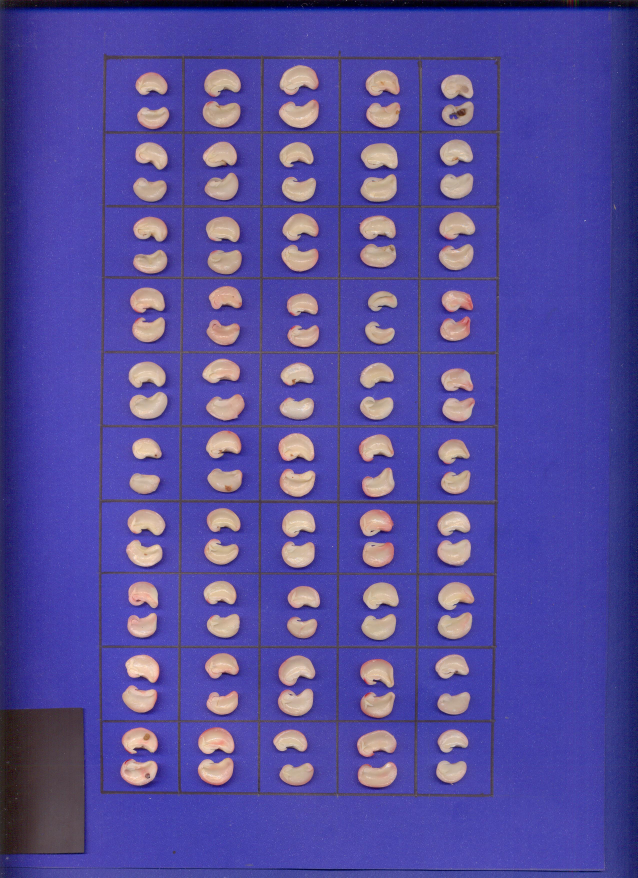
#> input picture Study/Buracos/LOTE 2 R2 INTERNA.jpeg, 2550 x 3510 px (shown at 1/4 size)
$ jupyter execute achaburaco.ipynb
#> lines starting #> are read from the running program, lines starting #| are printed output that depends on the picture; after the words box and inside, x2 and y2 are one past the last pixel; in counts of white or black regions, pixels touching at a corner belong together
# Acha buracos em sementes

[cell 1]
import cv2
import imutils
import numpy as np
import matplotlib.pyplot as plt
from skimage import measure
import pandas as pd
import plotly.express as px
import plotly.graph_objects as go
from shapely.geometry import Polygon

def para_poligonos(input_image):
	return measure.find_contours(input_image, 200)

def remove_fundo(input_image):
	used_threshold, thresholded_bgr_image = cv2.threshold(input_image, 110, 255, cv2.THRESH_BINARY)
	thresholded_blue_component, thresholded_green_component, thresholded_red_component = cv2.split(thresholded_bgr_image)

	mask_filtered = cv2.medianBlur(thresholded_red_component, ksize=5)

	return mask_filtered

def alinhar(imagem_original):
	"""Funcao que recebe uma imagem de malha com sementes
	e retorna uma imagem com a malha alinhada.
	"""

	# Tamanho da imagem
	[x, y, z] = np.shape(imagem_original)

	# Faz a segmentacao com thresholding
	(T, imagem_thresh) = cv2.threshold(imagem_original, 115, 255, cv2.THRESH_BINARY)

	# Deixa a imagem em escala de cinza
	imagem_cinza = cv2.cvtColor(imagem_thresh, cv2.COLOR_BGR2GRAY)

	# Prepara para alinhamento
	# Ponto de busca da borda da malha situado no hemisferio norte da imagem
	ponto_busca1 = [int(x*(1/3)), int(y*(1/10))]

	# Ponto situado no hemisferio sul da imagem
	ponto_busca2 = [int(x*(2/3)), int(y*(1/10))]

	# Move o ponto de busca 1 a direita ate encontrar a borda da malha
	while True:
		if (imagem_cinza[ponto_busca1[0], ponto_busca1[1]] == 0):
			# Sai do loop com coordenada x na borda da malha
			break
		# Caso pixel nao possua o valor desejado
		ponto_busca1[1] = ponto_busca1[1] + 1

	# Move o ponto de busca 2 a direita ate encontrar a borda da malha
	while True:
		if (imagem_cinza[ponto_busca2[0], ponto_busca2[1]] == 0 ):
			# Sai do loop com coordenada x na borda da malha
			break

	    # Caso pixel nao possua o valor desejado
		ponto_busca2[1] = ponto_busca2[1] + 1


	# Calculo do angulo de rotacao utilizando trigonometria
	L1 = ponto_busca2[0] - ponto_busca1[0] # Cateto adjacente
	L2 = ponto_busca2[1] - ponto_busca1[1] # Cateto oposto
	angulo = np.arctan(L2/L1)
	angulo = np.rad2deg(angulo)

	# Rotaciona a imagem
	imagem_rot = imutils.rotate(imagem_original, -angulo)

	return imagem_rot


def cortar_malha(imagem_original):
	"""Funcao que recebe uma imagem de malha com sementes
	e retorna um vetor com 50 sementes individuais.
	"""

	# Alinha a imagem
	imagem_alinhada = alinhar(imagem_original)

	# Tamanho da imagem
	[x, y, z] = np.shape(imagem_alinhada)

	# Faz a segmentacao com thresholding
	(T, imagem_thresh) = cv2.threshold(imagem_alinhada, 115, 255, cv2.THRESH_BINARY)

	# Deixa a imagem em escala de cinza
	imagem_cinza = cv2.cvtColor(imagem_thresh, cv2.COLOR_BGR2GRAY)

	# Prepara para corte
	# Ponto de busca da borda da malha situado no lado esquerdo da imagem
	ponto_medio1 = [int(x*(1/2)), int(y*(1/10))]

	# Ponto situado no lado direito da imagem
	ponto_medio2 = [int(x*(1/2)), int(y*(9.5/10))]

	# Ponto situado na parte inferior da imagem
	ponto_medio3 = [int(x*0.96866), int(y*(1/2))]

	# Ponto situado na parte superior da imagem
	ponto_medio4 = [int(x*0.03134), int(y*(1/2))]

	# Move o ponto de busca 1 a direita ate encontrar a borda da malha
	while True:
		if (imagem_cinza[ponto_medio1[0], ponto_medio1[1]] == 0):
			# Sai do loop com coordenada y na borda da malha
			break

		# Caso pixel nao possua o valor desejado
		ponto_medio1[1] = ponto_medio1[1] + 1

	# Move o ponto de busca 2 a esquerda ate encontrar a borda da malha
	while True:
		if (imagem_cinza[ponto_medio2[0], ponto_medio2[1]] == 0):
			# Sai do loop com coordenada y na borda da malha
			break

		# Caso pixel nao possua o valor desejado
		ponto_medio2[1] = ponto_medio2[1] - 1

	# Move o ponto de busca 3 para cima ate encontrar a borda da malha
	while True:
		if (imagem_cinza[ponto_medio3[0], ponto_medio3[1]] == 0 ):
			# Sai do loop com coordenada x na borda da malha
			break

		# Caso pixel nao possua o valor desejado
		ponto_medio3[0] = ponto_medio3[0] - 1

	# Move o ponto de busca 4 para baixo ate encontrar a borda da malha
	while True:
		if (imagem_cinza[ponto_medio4[0], ponto_medio4[1]] == 0 ):
			# Sai do loop com coordenada x na borda da malha
			break

		# Caso pixel nao possua o valor desejado
		ponto_medio4[0] = ponto_medio4[0] + 1

	# Coordenadas do vertice inferior esquerdo da malha
	coords1 = [ponto_medio3[0], ponto_medio1[1]]
	coords2 = [ponto_medio3[0], ponto_medio2[1]]
	y_inicial = coords1[1]

	# Medidas aproximadas dos lados das secoes
	comp_malha = coords2[1] - coords1[1]		# Comprimento da malha
	lado_comp = int(comp_malha/5)			# Comprimento da secao
	alt_malha = ponto_medio3[0] - ponto_medio4[0]	# Altura da malha
	lado_alt = int(alt_malha/10)			# Altura da secao

	# Define vetor onde sera armazenada cada semente
	semente = []

	# Popula o vetor com as sementes adequadas, sendo semente[0] a semente 1
	for i in range(10):
		for j in range(5):
			semente.append(imagem_alinhada[(coords1[0] - lado_alt):coords1[0], coords1[1]:(coords1[1] + lado_comp)])
			coords1[1] = coords1[1] + lado_comp
		# Prepara para obter as imagens das sementes da linha acima
		coords1[1] = y_inicial
		coords1[0] = coords1[0] - lado_alt

	return semente

[cell 2]
target = './LOTE 2 R2 INTERNA.jpeg'

input_image = cv2.imread(target)
#> input_image is the input picture: shape (3510, 2550, 3); mean B, G, R 155, 76.1, 84.6

scale_percent = 25
width = int(input_image.shape[1] * scale_percent / 100)
height = int(input_image.shape[0] * scale_percent / 100)
dim = (width, height)

# plt.imshow(cv2.resize(input_image, dim, interpolation = cv2.INTER_AREA))

seeds = cortar_malha(input_image)
#> in alinhar, `imagem_cinza = cv2.cvtColor(imagem_thresh, cv2.COLOR_BGR2GRAY)`:
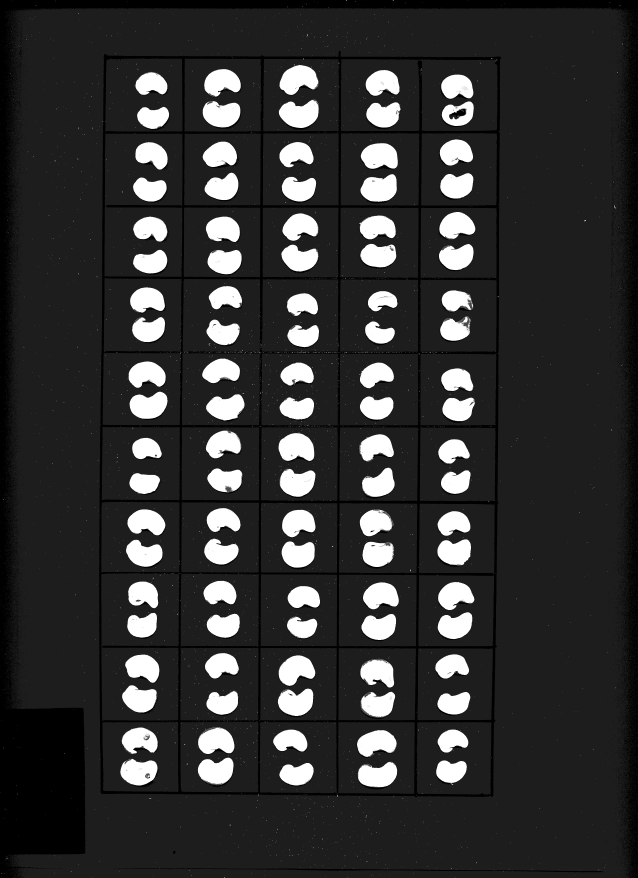
#> imagem_cinza: shape (3510, 2550) (shown at 1/4 size); min 0, max 255, mean 51.4
#> after the loop in alinhar, `while True:`: ponto_busca1 = [1170, 408]
#> after the loop in alinhar, `while True:`: ponto_busca2 = [2340, 396]
#> in alinhar, `L1 = ponto_busca2[0] - ponto_busca1[0]`: L1 = 1170
#> in alinhar, `L2 = ponto_busca2[1] - ponto_busca1[1]`: L2 = -12
#> in alinhar, `angulo = np.arctan(L2/L1)`: angulo = -0.0103
#> in alinhar, `angulo = np.rad2deg(angulo)`: angulo = -0.588
#> in cortar_malha, `(T, imagem_thresh) = cv2.threshold(imagem_alinhada, 115, 255, cv2.THRE..`:
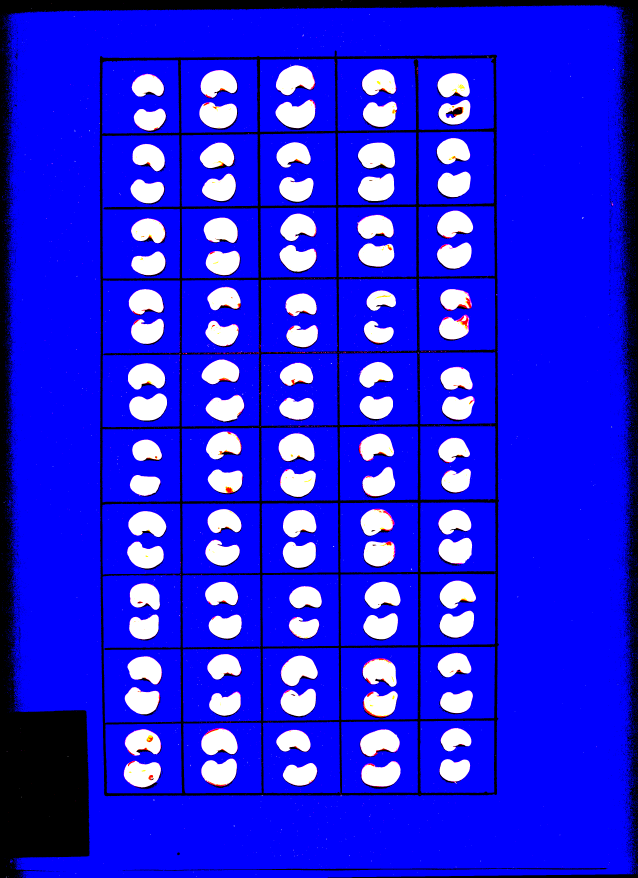
#> imagem_thresh: shape (3510, 2550, 3) (shown at 1/4 size); mean B, G, R 227.1, 28.3, 29.6
#> in cortar_malha, `imagem_cinza = cv2.cvtColor(imagem_thresh, cv2.COLOR_BGR2GRAY)`:
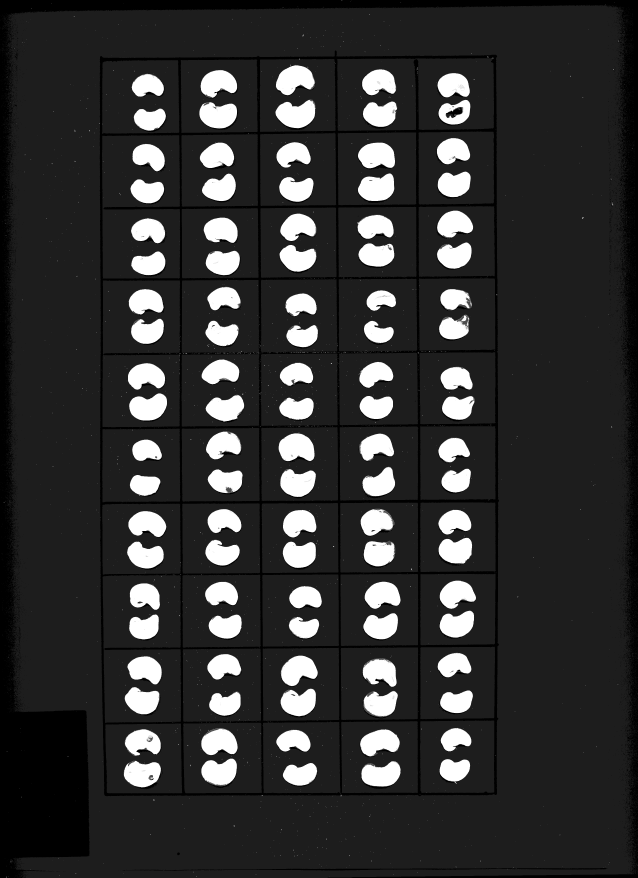
#> imagem_cinza: shape (3510, 2550) (shown at 1/4 size); min 0, max 255, mean 51.3
#> after the loop in cortar_malha, `while True:`: ponto_medio1 = [1755, 401]
#> after the loop in cortar_malha, `while True:`: ponto_medio2 = [1755, 1992]
#> after the loop in cortar_malha, `while True:`: ponto_medio3 = [3181, 1275]
#> after the loop in cortar_malha, `while True:`: ponto_medio4 = [226, 1275]
#> in cortar_malha, `coords1 = [ponto_medio3[0], ponto_medio1[1]]`: coords1 = [3181, 401]
#> in cortar_malha, `coords2 = [ponto_medio3[0], ponto_medio2[1]]`: coords2 = [3181, 1992]
#> in cortar_malha, `y_inicial = coords1[1]`: y_inicial = 401
#> in cortar_malha, `comp_malha = coords2[1] - coords1[1]`: comp_malha = 1591
#> in cortar_malha, `lado_comp = int(comp_malha/5)`: lado_comp = 318
#> in cortar_malha, `alt_malha = ponto_medio3[0] - ponto_medio4[0]`: alt_malha = 2955
#> in cortar_malha, `lado_alt = int(alt_malha/10)`: lado_alt = 295
#> after the loop in cortar_malha, `for i in range(10):`: coords1 = [231, 401]; semente = 50 items
#> seeds = 50 items


seed = seeds[0]
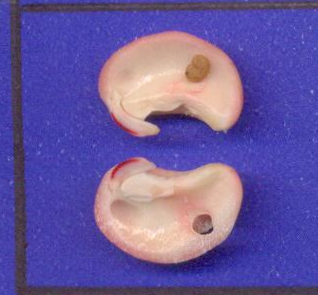
#> seed: shape (295, 318, 3); mean of channels 0, 1, 2 156.9, 89.5, 106.5; drawn as B, G, R
thresholded_red_component = remove_fundo(seed)
#> in remove_fundo, `used_threshold, thresholded_bgr_image = cv2.threshold(input_image, 110..`:
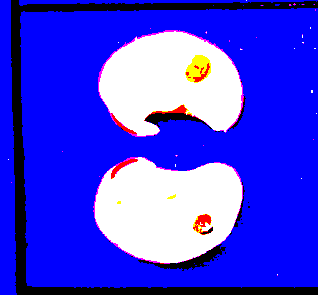
#> thresholded_bgr_image: shape (295, 318, 3); mean of channels 0, 1, 2 228.8, 60.3, 64.5; drawn as B, G, R
#> in remove_fundo, `thresholded_blue_component, thresholded_green_component, thresholded_r..`:
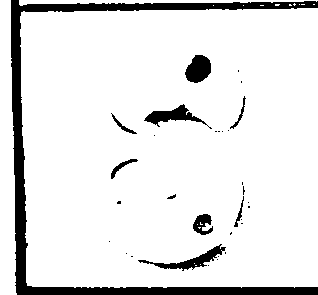
#> thresholded_blue_component: shape (295, 318); 89.7% white; 32 black regions (22 under 20 px), largest, box (x1, y1, x2, y2) and area: (11, 0, 318, 295) 7267, (138, 244, 226, 271) 572, (144, 104, 212, 129) 559
#> in remove_fundo, `mask_filtered = cv2.medianBlur(thresholded_red_component, ksize=5)`:
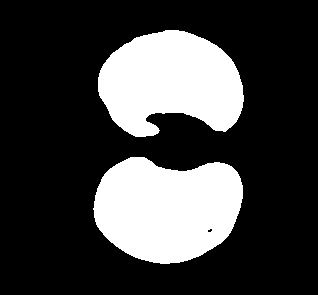
#> mask_filtered: shape (295, 318); 25.2% white; 2 white regions, box (x1, y1, x2, y2) and area: (93, 157, 243, 264) 12318, (98, 30, 244, 137) 11336


hist = cv2.calcHist([thresholded_red_component],[0],None,[256],[0,256])
#> hist = 256 values, max 70156 at index 0, min 0 at index 1, mean 366.4
plt.figure()
plt.title("Histograma da semente sem fundo e com filtro de mediana")
plt.xlabel("Bins")
plt.ylabel("# of Pixels")
plt.plot(hist)
plt.xlim([0, 256])
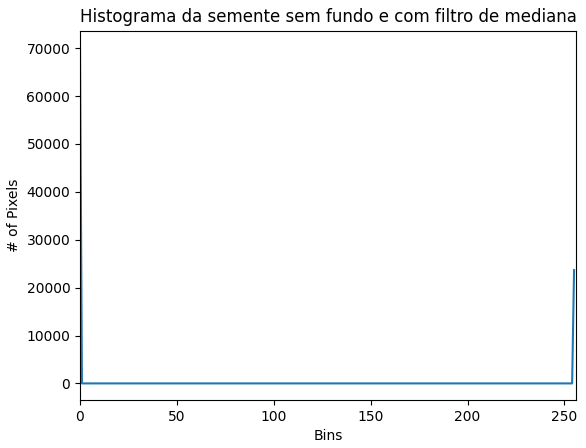
#> figure drawn by matplotlib, 1 panel; curve peaks at x = 0, y = 70156

[cell 3]
i = 1
for seed in seeds:
    thresholded_red_component = remove_fundo(seed)

    contours = para_poligonos(thresholded_red_component)
    holes = [Polygon(contour) for contour in contours if len(contour) > 3]

    seed_polygons = []

    #ordenando pela maior área (as duas maiores áreas são os próprio feijão)
    holes.sort(reverse=True, key=lambda element: element.area)

    within = []
    up = 0
    down = 0


    # checando se tem buracos
    if len(holes) > 2:
        for i in range(2):
            seed_polygons.append(holes[i])
            down += holes[i].area


        holes.pop(0)
        holes.pop(0)

        for hole in holes:
            contained = False
            for seed_polygon in seed_polygons:
                if hole.within(seed_polygon):
                    within.append(hole)
                    up += hole.area


        fig, ax = plt.subplots()
        ax.imshow(thresholded_red_component)


        for contour in contours:
            if len(contour) < 3:
                continue

            pol = Polygon(contour)
            if seed_polygons.count(pol) != 0 or within.count(pol) != 0:
                ax.plot(contour[:, 1], contour[:, 0], linewidth=2)

        print(f"Quantiade: {len(within)}")
        print(f"Porcentagem: {(up/down):.6f}")
        ax.axis('image')
        ax.set_xticks([])
        ax.set_yticks([])
        plt.show()

    plt.close()
#> this loop made 50 passes
#> contours on passes 1, 2, 4, 5, 6, 7, 8, 9: 3 point arrays, longest 575 points, 6 point arrays, longest 549 points, 4 point arrays, longest 567 points, 2 point arrays, longest 471 points, 2 point arrays, longest 519 points, 2 point arrays, longest 497 points, 3 point arrays, longest 565 points, 2 point arrays, longest 579 points
#> (printed output is left out)
#> pass 2, `plt.show()`:
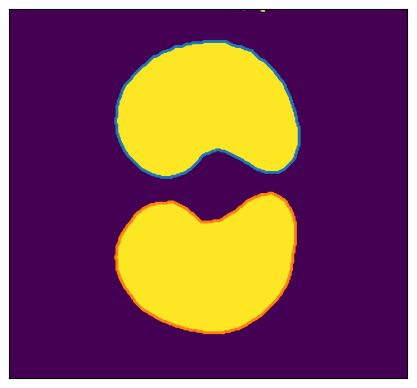
#> figure drawn by matplotlib, 1 panel
#> after the loop:
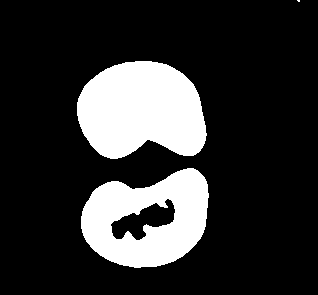
#> thresholded_red_component: shape (295, 318); 19.3% white; 3 white regions (1 under 20 px), largest, box (x1, y1, x2, y2) and area: (77, 61, 207, 159) 9876, (81, 168, 209, 268) 8193
